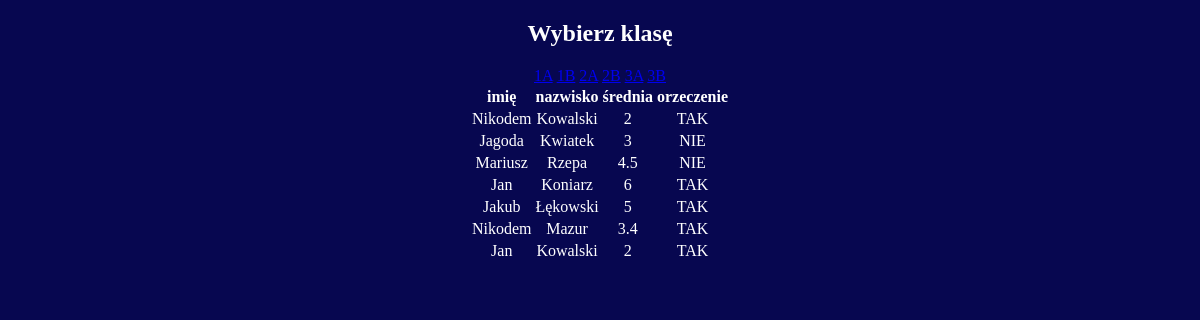
The page /done/szkola_uczniowie/uczniowie.php?klasa=1A on the database its author committed.
### tables this page shows
CREATE TABLE `uczniowie` (
  `id` int(11) NOT NULL,
  `Imie` text DEFAULT NULL,
  `Nazwisko` text DEFAULT NULL,
  `Klasa` text DEFAULT NULL,
  `SREDNIA` float DEFAULT NULL,
  `Orzeczenie` tinyint(1) DEFAULT NULL
);

### done/szkola_uczniowie/conn.php (called while the page is built, shortened)
<?php
function query(string $query, array $params = null): array
{
	$db = "szkola";
	$user = "root";
	$password = "";
	$host = "localhost";
	$conn = new mysqli($host, $user, $password, $db);
	if ($params) {
		for ($i = 0; $i < count($params); $i++) {
			$params[$i] = mysqli_escape_string($conn, htmlentities($params[$i]));
		}
		$query = sprintf($query, ...$params);
	}
	mysqli_set_charset($conn, "utf-8");
	$q = $conn->query($query);
	$res = $q->fetch_all(MYSQLI_ASSOC);
	if ($res) {
		return $res;
	}
}

### done/szkola_uczniowie/uczniowie.php (the view, shortened to what this page needs)
<!DOCTYPE html>
<html lang="en">
<head>
	<link rel="stylesheet" href="./styles/main.css">
</head>
<body>
	<h2>Wybierz klasę</h2>
	<a href="http://localhost/progapint_php/uczniowie.php?klasa=1A">1A</a>
	<a href="http://localhost/progapint_php/uczniowie.php?klasa=1B">1B</a>
	<a href="http://localhost/progapint_php/uczniowie.php?klasa=2A">2A</a>
	<a href="http://localhost/progapint_php/uczniowie.php?klasa=2B">2B</a>
	<a href="http://localhost/progapint_php/uczniowie.php?klasa=3A">3A</a>
	<a href="http://localhost/progapint_php/uczniowie.php?klasa=3B">3B</a>
	<table>
		<thead>
			<tr>
				<th>imię</th>
				<th>nazwisko</th>
				<th>średnia</th>
				<th>orzeczenie</th>
			</tr>
		</thead>
		<?php
		require_once("conn.php");
		$res = [];
		if (isset($_GET["klasa"])) {
			$res = query("SELECT * FROM `uczniowie` WHERE `Klasa`='%s'", [$_GET["klasa"]]);
		}
		for ($i = 0; $i < count($res); $i++) {
			echo "<tr>";
			$row = $res[$i];
			echo "<td>";
			echo $row["Imie"];
			echo "</td>";
			echo "<td>";
			echo $row["Nazwisko"];
			echo "</td>";
			echo "<td>";
			echo $row["SREDNIA"];
			echo "</td>";
			echo "<td>";
			$orzeczenie = (bool)$row["Orzeczenie"];
			if ($orzeczenie) {
				echo "TAK";
			} else {
				echo "NIE";
			}
			echo "</td>";
			echo "</tr>";
		}
		?>
	</table>
</body>
</html>

### done/szkola_uczniowie/styles/main.css (style rules this page uses)
body, html { margin: 0; padding: 0; background: rgb(7, 7, 80); color: white; text-align: center; }
table { margin: auto; text-align: center; }

### rows shown on the page
uczniowie: Imie "Nikodem", Nazwisko "Kowalski", SREDNIA "2", Orzeczenie "TAK"
uczniowie: Imie "Jagoda", Nazwisko "Kwiatek", SREDNIA "3", Orzeczenie "NIE"
uczniowie: Imie "Mariusz", Nazwisko "Rzepa", SREDNIA "4.5", Orzeczenie "NIE"
uczniowie: Imie "Jan", Nazwisko "Koniarz", SREDNIA "6", Orzeczenie "TAK"
uczniowie: Imie "Jakub", Nazwisko "Łękowski", SREDNIA "5", Orzeczenie "TAK"
uczniowie: Imie "Nikodem", Nazwisko "Mazur", SREDNIA "3.4", Orzeczenie "TAK"
uczniowie: Imie "Jan", Nazwisko "Kowalski", SREDNIA "2", Orzeczenie "TAK"
